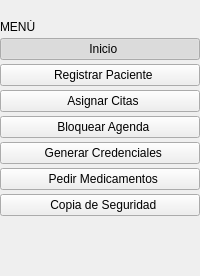
       <widget class="QFrame" name="sideBar">
        <layout class="QVBoxLayout" name="sideLayout">
         <property name="spacing">
          <number>4</number>
         </property>
         <property name="leftMargin">
          <number>0</number>
         </property>
         <property name="topMargin">
          <number>20</number>
         </property>
         <property name="rightMargin">
          <number>0</number>
         </property>
         <property name="bottomMargin">
          <number>20</number>
         </property>
         <item>
          <widget class="QLabel" name="lbl_menu_title">
           <property name="text">
            <string>MENÚ</string>
           </property>
          </widget>
         </item>
         <item>
          <widget class="QPushButton" name="btn_nav_inicio">
           <property name="text">
            <string>  Inicio</string>
           </property>
           <property name="checkable">
            <bool>true</bool>
           </property>
           <property name="checked">
            <bool>true</bool>
           </property>
           <property name="class" stdset="0">
            <string>navBtn</string>
           </property>
          </widget>
         </item>
         <item>
          <widget class="QPushButton" name="btn_nav_pacientes">
           <property name="text">
            <string>  Registrar Paciente</string>
           </property>
           <property name="checkable">
            <bool>true</bool>
           </property>
           <property name="class" stdset="0">
            <string>navBtn</string>
           </property>
          </widget>
         </item>
         <item>
          <widget class="QPushButton" name="btn_nav_citas">
           <property name="text">
            <string>  Asignar Citas</string>
           </property>
           <property name="checkable">
            <bool>true</bool>
           </property>
           <property name="class" stdset="0">
            <string>navBtn</string>
           </property>
          </widget>
         </item>
         <item>
          <widget class="QPushButton" name="btn_nav_agenda">
           <property name="text">
            <string>  Bloquear Agenda</string>
           </property>
           <property name="checkable">
            <bool>true</bool>
           </property>
           <property name="class" stdset="0">
            <string>navBtn</string>
           </property>
          </widget>
         </item>
         <item>
          <widget class="QPushButton" name="btn_nav_credenciales">
           <property name="text">
            <string>  Generar Credenciales</string>
           </property>
           <property name="checkable">
            <bool>true</bool>
           </property>
           <property name="class" stdset="0">
            <string>navBtn</string>
           </property>
          </widget>
         </item>
         <item>
          <widget class="QPushButton" name="btn_nav_medicamentos">
           <property name="text">
            <string>  Pedir Medicamentos</string>
           </property>
           <property name="checkable">
            <bool>true</bool>
           </property>
           <property name="class" stdset="0">
            <string>navBtn</string>
           </property>
          </widget>
         </item>
         <item>
          <widget class="QPushButton" name="btn_nav_backup">
           <property name="text">
            <string>  Copia de Seguridad</string>
           </property>
           <property name="checkable">
            <bool>true</bool>
           </property>
           <property name="class" stdset="0">
            <string>navBtn</string>
           </property>
          </widget>
         </item>
         <item>
          <spacer name="verticalSpacer">
           <property name="orientation">
            <enum>Qt::Vertical</enum>
           </property>
           <property name="sizeHint" stdset="0">
            <size>
             <width>20</width>
             <height>40</height>
            </size>
           </property>
          </spacer>
         </item>
        </layout>
       </widget>
